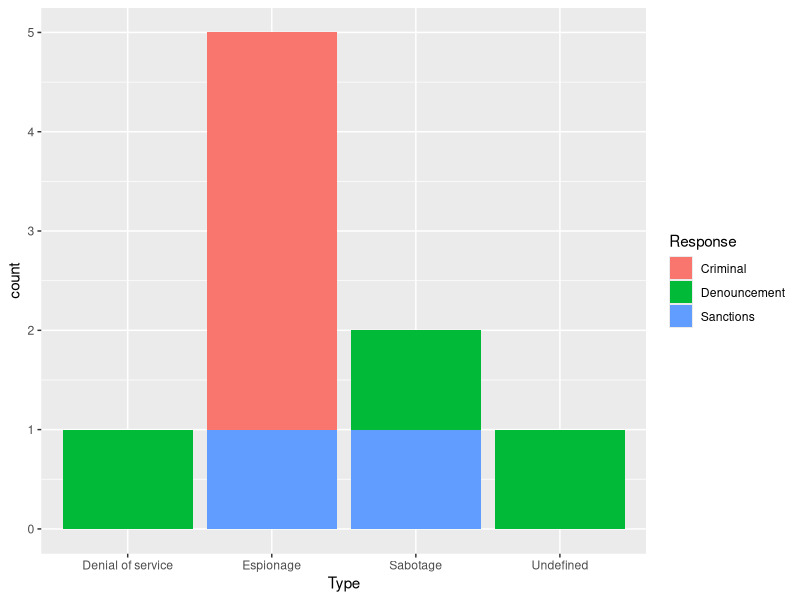

Write R code to recreate this figure.
# Scripts for cyber-espionage journal article
# Autor: Alex Petros 
library(tidyverse)
library(ggthemes)

# https://www.cfr.org/interactive/cyber-operations
cfr_data <- read_csv('./cyber-operations-incidents.csv') 

# added some useful columns and removed sources
cyber_incidents <- cfr_data %>% 
  mutate(us_target=if_else(grepl("United States", Victims), TRUE, FALSE)) %>% 
  mutate(has_response=!is.na(Response)) %>% 
  mutate(Response=str_extract(Response, '\\w+\\b')) %>% 
  select(-Sources_1, -Sources_2, -Sources_3) %>% 
  replace_na(list(Type = "Undefined"))

# select cyber-incidents aginst the US
us_targeted <- cyber_incidents %>% 
  filter(us_target == TRUE) %>%
  select(-us_target)

# count of how often states respond to cyber-incidents by type
# swap in us_targeted for for US-only count
response_stats <- us_targeted %>% 
  group_by(Type) %>% 
  summarize(num_incidents = n(), 
            num_responses = sum(has_response==TRUE), 
            response_pct = mean(has_response==TRUE)*100) %>% 
  ungroup() %>% 
  arrange(desc(response_pct))
response_stats
  

# plot workspace
ggplot(data=filter(us_targeted, !is.na(Response))) +
  geom_bar(mapping=aes(x=Type, fill=Response))

# ex_table <- filter(us_targeted, Response == "Criminal")
# ex_table
